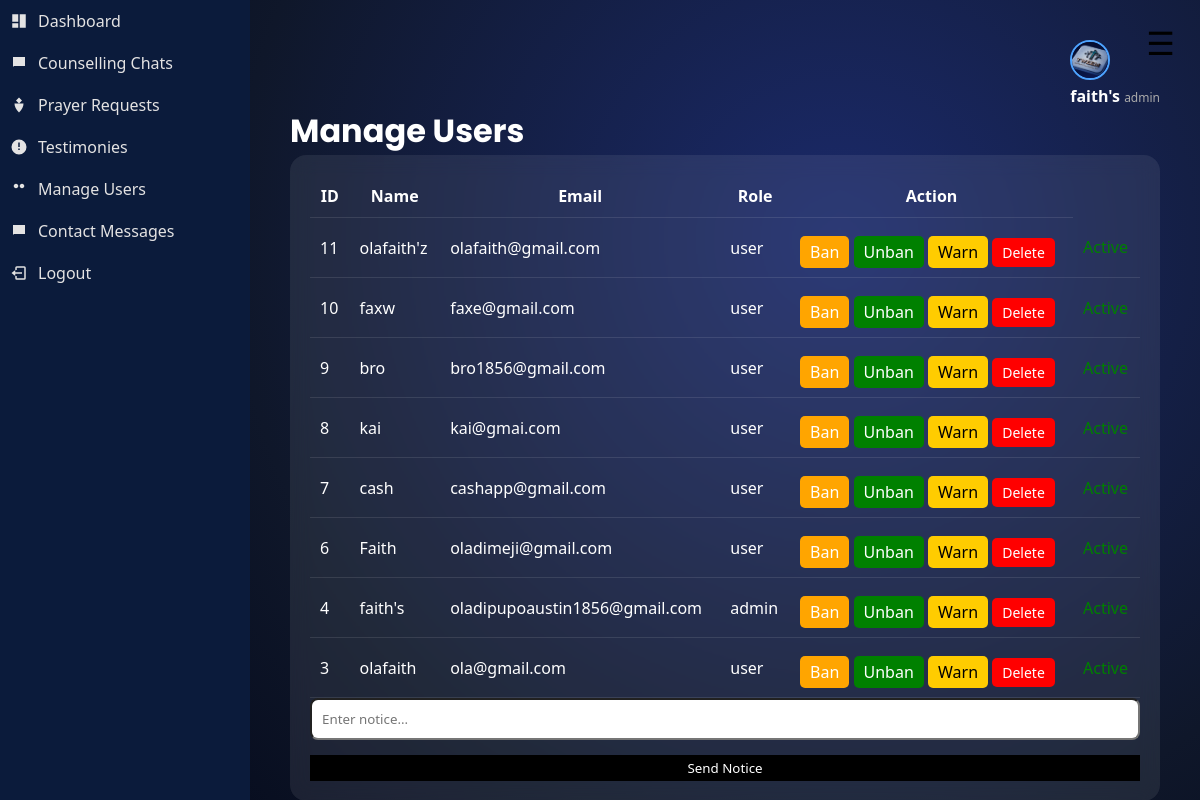
/admin/users (signed in), run on an earlier commit of the app's database.
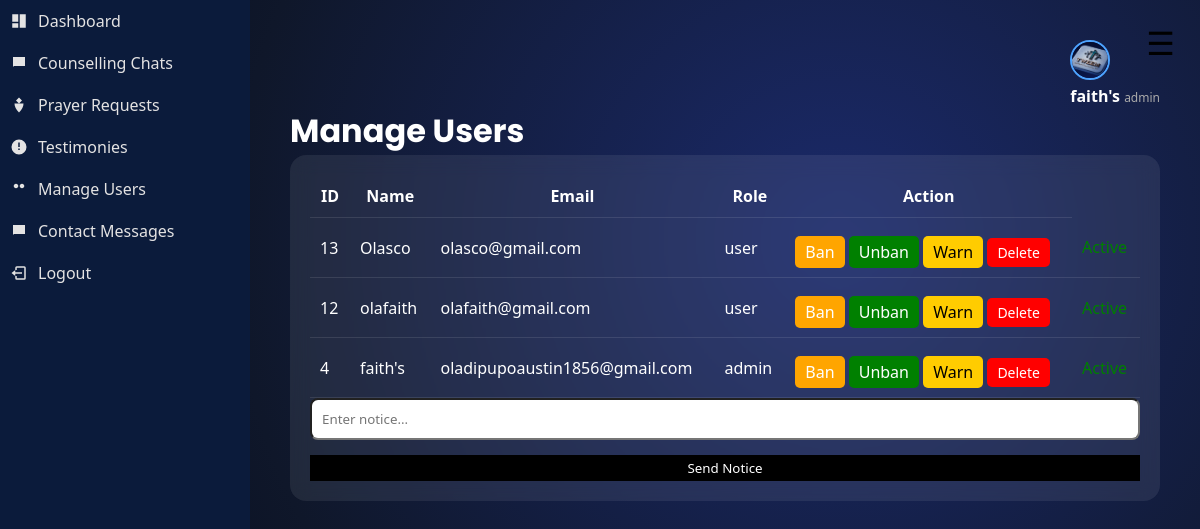
And on a later commit of the database.
### tables this page shows
CREATE TABLE users (
            id INTEGER PRIMARY KEY AUTOINCREMENT,
            name TEXT NOT NULL,
            email TEXT UNIQUE NOT NULL,
            password TEXT NOT NULL
        , role TEXT DEFAULT 'user', profile_pic TEXT, is_verified INTEGER DEFAULT 0, status TEXT DEFAULT 'active', warning TEXT DEFAULT '', reset_token TEXT);

### app.py (the view)
@app.route("/admin/users")
def admin_users():
    if session.get("role") != "admin":
        return "Access denied"
    conn = sqlite3.connect("database.db")
    conn.row_factory = sqlite3.Row
    cursor = conn.cursor()
    cursor.execute("SELECT * FROM users ORDER BY id DESC")
    users = cursor.fetchall()
    conn.close()
    return render_template("admin_users.html", users=users)

### app.py (called while the page is built)
@app.context_processor
def inject_user():
    if "user_id" in session:
        conn = sqlite3.connect("database.db")
        conn.row_factory = sqlite3.Row
        cursor = conn.cursor()
        cursor.execute("SELECT * FROM users WHERE id=?", (session["user_id"],))
        user = cursor.fetchone()
        conn.close()
        return dict(user=user)
    return dict(user=None)

### templates/admin_users.html (shortened to what this page needs)
{% extends "layout.html" %}
{% block content %}
<h1>Manage Users</h1>
<div class="dashboard-card">
<table class="dashboard-table">
<tr>
<th>ID</th>
<th>Name</th>
<th>Email</th>
<th>Role</th>
<th>Action</th>
</tr>
{% for user in users %}
<tr>
<td>{{ user["id"] }}</td>
<td>{{ user["name"] }}</td>
<td>{{ user["email"] }}</td>
<td>{{ user["role"] }}</td>
<td>
    <a href="/admin/ban_user/{{ user['id'] }}" class="ban-btn">Ban</a>
    <a href="/admin/unban_user/{{ user['id'] }}" class="unban-btn">Unban</a>
    <a href="/admin/warn_user/{{ user['id'] }}" class="warn-btn">Warn</a>
<a href="/admin/delete_user/{{ user['id'] }}">
<button class="delete-btn">Delete</button>
</a>
</td>
<td>
    {% if user['status'] == 'banned' %}
        <span style="color:red;">Banned</span>
    {% else %}
        <span style="color:green;">Active</span>
    {% endif %}
</td>
</tr>
{% endfor %}
</table>
<form method="POST" action="/admin/send_notice">
    <input type="text" name="message" placeholder="Enter notice..." required>
    <button type="submit">Send Notice</button>
</form>
</div>
{% endblock %}

### templates/layout.html (shortened to what this page needs)
<!DOCTYPE html>
<html lang="en">
<head>
    <link rel="stylesheet" href="{{ url_for('static', filename='css/style.css') }}">
    <link rel="stylesheet" href="{{ url_for('static', filename='css/mobile.css') }}">
</head>
<body class="light">
<div class="app">
<button id="menu-toggle-btn" onclick="toggleMenu()" class="menu-toggle-btn">☰</button>
    <aside class="sidebar" id="sidebar">
        <nav class="menu">
            {% if session.get("role") == "admin" %}
            <a href="/admin/dashboard">
                <svg><use href="#icon-dashboard"/></svg>
                Dashboard
            </a>
            <a href="/admin/chats">
                <svg><use href="#icon-chat"/></svg>
                Counselling Chats
            </a>
            <a href="/admin/prayers">
                <svg><use href="#icon-prayer"/></svg>
                Prayer Requests
            </a>
            <a href="/admin/testimonies">
                <svg><use href="#icon-testimony"/></svg>
                Testimonies
            </a>
            <a href="/admin/users">
                <svg><use href="#icon-users"/></svg>
                Manage Users
            </a>
            <a href="/admin/contacts">
                <svg><use href="#icon-chat"/></svg>
                Contact Messages
            </a>
            {% endif %}
            <a href="/logout">
                <svg><use href="#icon-logout"/></svg>
                Logout
            </a>
        </nav>
    </aside>
    <main class="content" id="content">
       <header class="topbar">
<div class="topbar-right">
<div class="topbar-right">
    <div class="admin-profile">
        <div class="profile-dropdown">
            <img
            src="{{ url_for('static', filename='uploads/' + user['profile_pic']) if user is defined and user['profile_pic'] else url_for('static', filename='logo.jpg') }}"
            class="profile-img"
            >
        <div class="admin-info">
            <span class="admin-name">{{ session.get("user_name", "User") }}</span>
            <span class="admin-role">{{ session.get("role", "Member") }}</span>
        </div>
</div>
</div>
</header>
        {% block content %}{% endblock %}
    </main>
</div>
</body>
</html>

### static/css/style.css (style rules this page uses)
* { margin: 0; padding: 0; box-sizing: border-box; font-family: 'Segoe UI', sans-serif; }
body, .sidebar, .content, .card, .bible-card { transition: background 0.4s ease, color 0.4s ease, width 0.35s ease, opacity 0.3s ease, transform 0.3s ease; }
body { font-family: 'Nunito', sans-serif; }
h1, h2, h3 { font-family: 'Poppins', sans-serif; }
body { min-height: 100vh; background: radial-gradient(circle at 70% 30%, #1b2a6b, #0f172a 60%, #020617 100%); color: white; overflow-x: hidden; transition: 0.3s ease; }
body::before { content: ""; position: fixed; width: 100%; height: 100%; background: url("https://www.transparenttextures.com/patterns/stardust.png"); opacity: 0.15; z-index: -1; }
.app { display: flex; height: 100vh; }
.sidebar { width: 250px; background: #0b1b3b; color: white; transition: width 0.35s ease; overflow: hidden; position: relative; }
.menu a { padding: 15px 20px; color: white; text-decoration: none; transition: opacity 0.3s ease, transform 0.3s ease, background 0.3s ease; }
.content { flex: 1; padding: 30px; transition: opacity 0.3s ease; }
body { transition: background 0.4s ease, color 0.4s ease; }
.menu { display: flex; flex-direction: column; }
.menu a { padding: 15px 20px; color: white; text-decoration: none; transition: 0.3s ease; }
.content { flex: 1; padding: 40px; position: relative; }
.topbar { display: flex; justify-content: flex-end; }
a { text-decoration: none; color: black; }
button { background-color: black; color: white; border: none; padding: 4px 16px; cursor: pointer; }
input, textarea { width: 100%; padding: 10px; border-radius: 8px; }
form { display: flex; flex-direction: column; gap: 15px; }
.dashboard-card { background:rgba(255,255,255,0.08); border-radius:16px; padding:20px; backdrop-filter:blur(10px); }
.dashboard-table { width:100%; border-collapse:collapse; }
.dashboard-table th, .dashboard-table td { padding:10px; border-bottom:1px solid rgba(255,255,255,0.1); }
.topbar-right { display: flex; justify-content: flex-end; }
.admin-profile { display: flex; align-items: center; gap: 10px; }
.profile-img { width: 40px; height: 40px; border-radius: 50%; object-fit: cover; cursor: pointer; border: 2px solid #4da3ff; }
.profile-dropdown { position: relative; }
.admin-name { font-weight: bold; }
.admin-role { font-size: 12px; color: #aaa; }
.menu a { display: flex; align-items: center; gap: 10px; padding: 10px; text-decoration: none; color: #e4e3e3; }
.menu svg { width: 18px; height: 18px; fill: currentColor; }
.delete-btn { display: inline-block; margin-top: 10px; color: #ff4d4d; text-decoration: none; font-size: 14px; }

### static/css/mobile.css (style rules this page uses)
.menu-toggle-btn { position: fixed; top: 15px; right: 15px; z-index: 9999; font-size: 26px; background: transparent; color: #fff; border: none; padding: 6px 10px; border-radius: 6px; cursor: pointer; width: auto; }
@media (min-width: 769px) { .menu-toggle-btn { font-size: 32px; background: none; color: #000; } }

### templates/admin_users.html (style rules this page uses)
.ban-btn { background: orange; padding: 5px 10px; color: white; border-radius: 5px; }
.unban-btn { background: green; padding: 5px 10px; color: white; border-radius: 5px; }
.warn-btn { background: #ffcc00; padding: 5px 10px; color: black; border-radius: 5px; }
.delete-btn { background: red; padding: 5px 10px; color: white; border-radius: 5px; }

What changed in the data, as far as the page shows it:
removed users: id "11", name "olafaith'z", email "olafaith@gmail.com", role "user", status "Active"
removed users: id "10", name "faxw", email "faxe@gmail.com", role "user", status "Active"
removed users: id "9", name "bro", email "bro1856@gmail.com", role "user", status "Active"
removed users: id "8", name "kai", email "kai@gmai.com", role "user", status "Active"
removed users: id "7", name "cash", email "cashapp@gmail.com", role "user", status "Active"
removed users: id "6", name "Faith", email "oladimeji@gmail.com", role "user", status "Active"
removed users: id "3", name "olafaith", email "ola@gmail.com", role "user", status "Active"
added users: id "13", name "Olasco", email "olasco@gmail.com", role "user", status "Active"
added users: id "12", name "olafaith", email "olafaith@gmail.com", role "user", status "Active"
